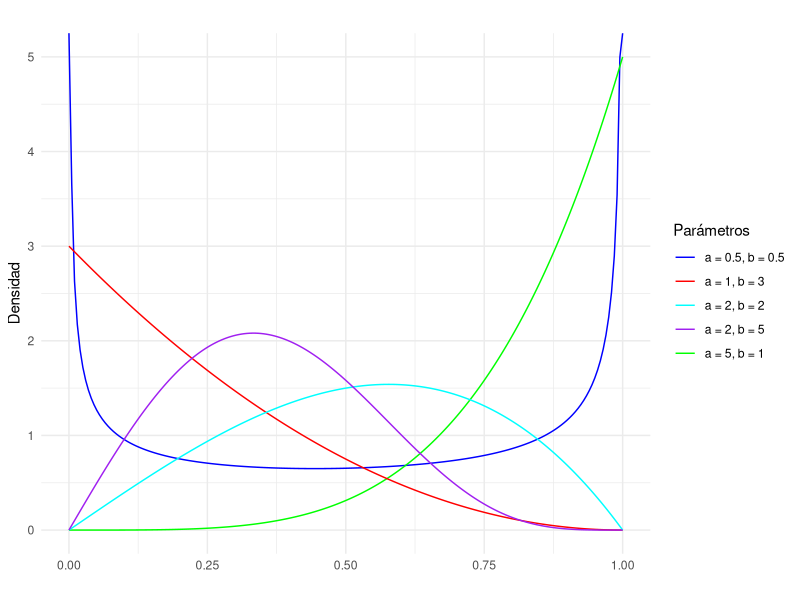
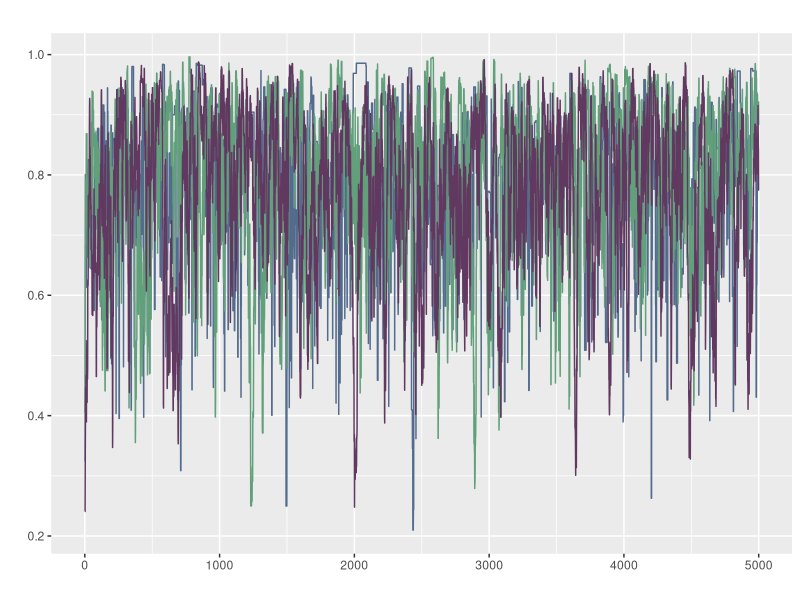
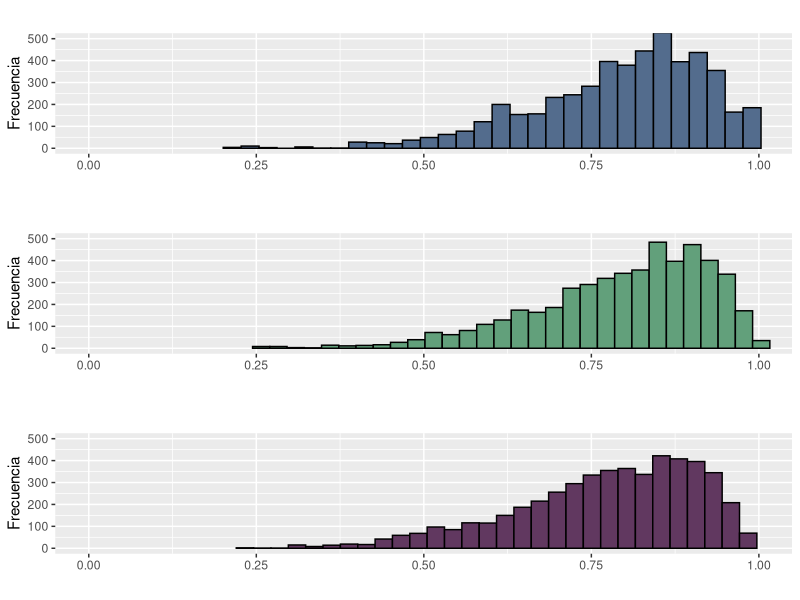
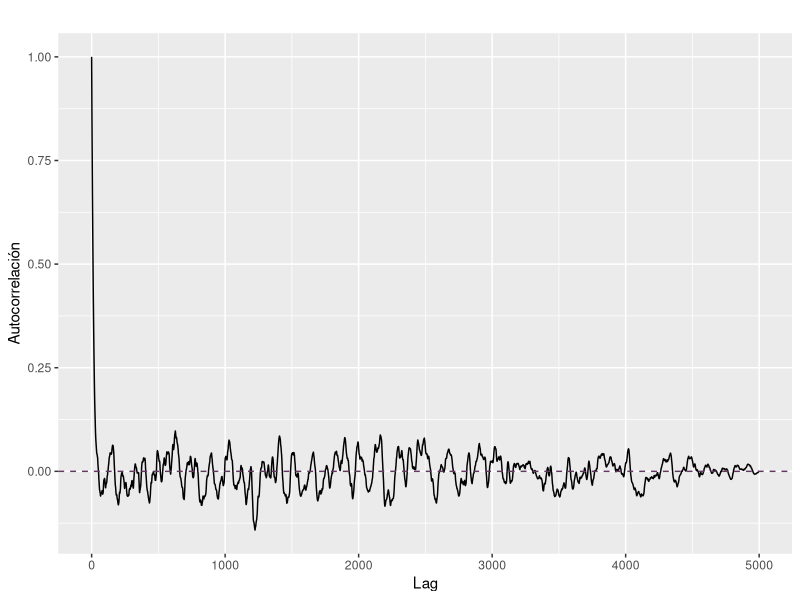
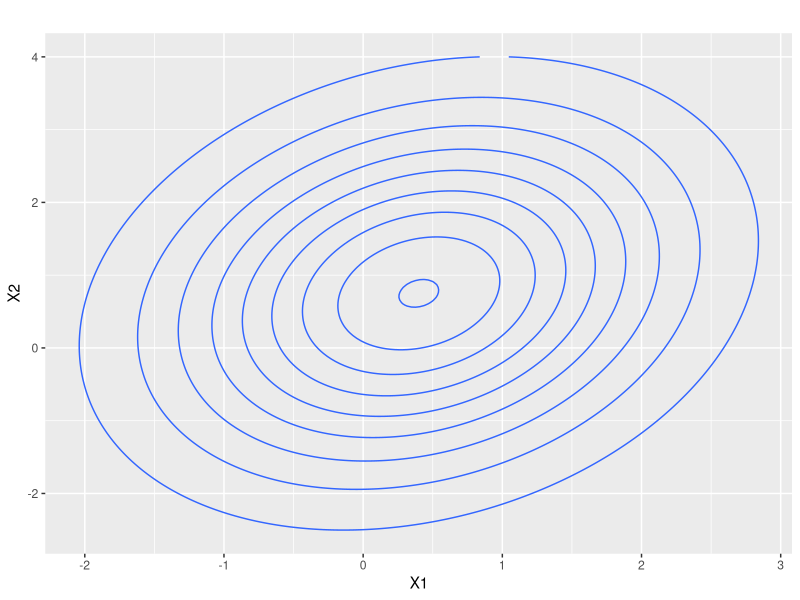
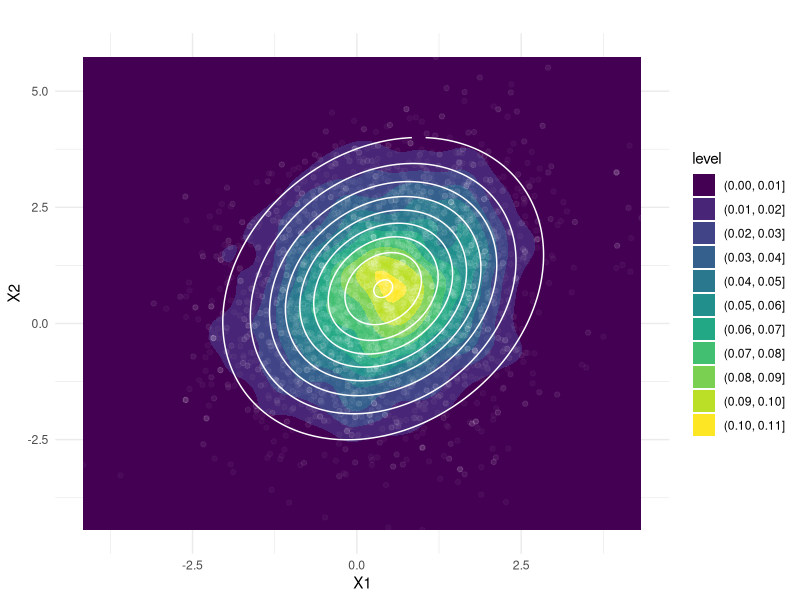
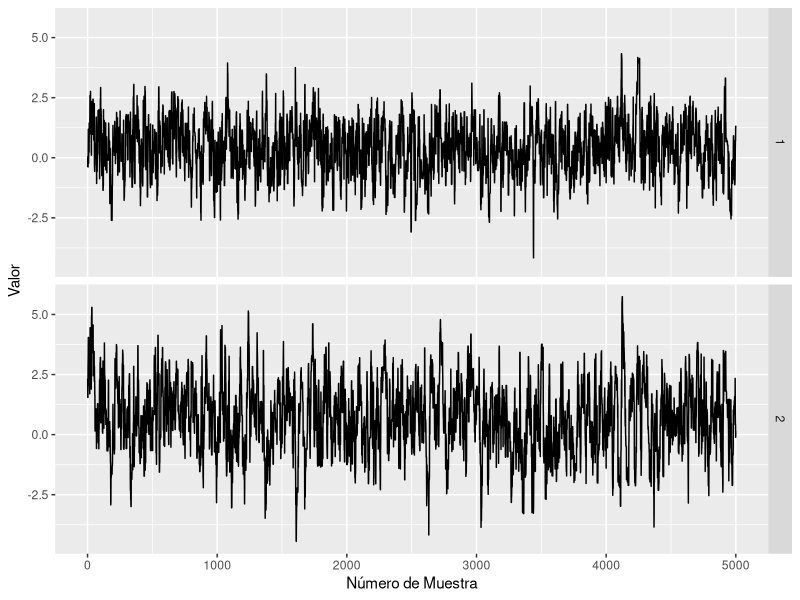
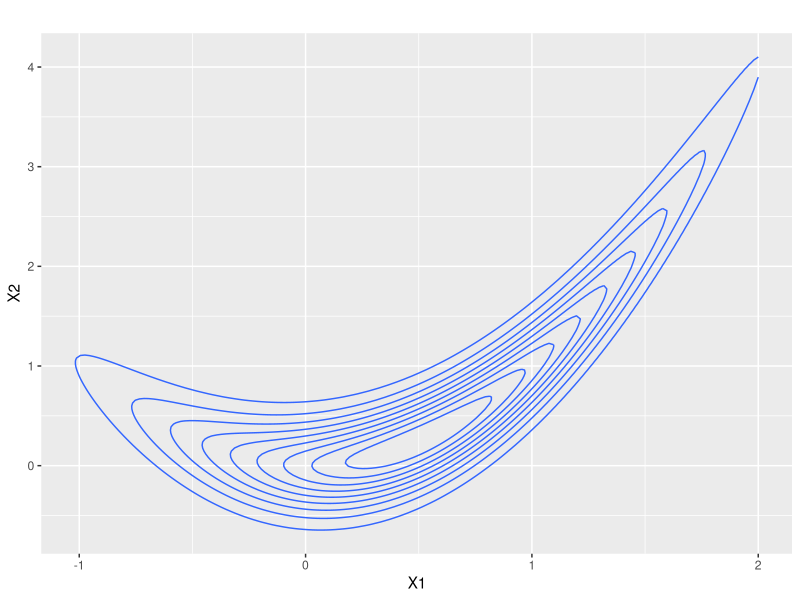

Reproduce these figures in R, in order.
## ---- chunk 1
#| label = parametros
set.seed(412)
knitr::opts_chunk$set(fig.align = "center")
## ---- chunk 2
#| label = librerias
library(ggplot2)
library(dplyr)
library(gridExtra)
library(kableExtra)
library(mvtnorm)
## ---- chunk 3
d_propuesta_def <- function(x, mean){
  dnorm(x, mean, sd= 1)
}
# TODO: agregar tasa de aceptación a la funcion
sample_mh <- function (d_objetivo, r_propuesta, d_propuesta = d_propuesta_def, p_inicial, n){
  stopifnot(n>0)
  salto = 0
  muestras <- numeric(n)
  muestras[1]<-p_inicial
  for (i in 2:n) {
    p_actual <- muestras[i-1]
    p_nuevo <- r_propuesta(p_actual)
    f_actual <- d_objetivo(p_actual)
    f_nuevo <- d_objetivo(p_nuevo)
    
    q_actual <- d_propuesta(p_actual,mean=p_nuevo)
    q_nuevo <- d_propuesta(p_nuevo,mean=p_actual)
    
    alpha <- min(1, (f_nuevo/f_actual)*(q_actual/q_nuevo))
    
    aceptar <- rbinom(1,1, alpha)
    if (aceptar){
      muestras[i] <- p_nuevo
      salto = salto + 1  # TODO: agregar tasa de aceptación a la funcion
    } else {
      muestras[i] <- p_actual
    }
    
  }
  tasa_acepta = (salto/n)*100# TODO: agregar tasa de aceptación a la funcion
  print( tasa_acepta)
  return ( muestras ) 
}
## ---- chunk 4
d_kumaraswamy <- function(x, a ,b){
  if(x<0 || x>1){
    f=0
  }else{
    f <- a*b*(x^(a-1))*(1-x^a)^(b-1)
  }
  return(f)
}
## ---- chunk 5
x<-seq(0,1, length.out= 200)
d_kumaraswamy.5.5 <- numeric(length(x))
d_kumaraswamy51<- numeric(length(x))
d_kumaraswamy13 <-numeric(length(x))
d_kumaraswamy22 <- numeric(length(x))
d_kumaraswamy25 <- numeric(length(x))
for (i in 1:length(x)) {
  d_kumaraswamy.5.5[i] <- d_kumaraswamy(x[i], 0.5, 0.5)
  d_kumaraswamy51[i] <- d_kumaraswamy(x[i], 5, 1)
  d_kumaraswamy13[i] <- d_kumaraswamy(x[i], 1, 3)
  d_kumaraswamy22[i] <- d_kumaraswamy(x[i], 2, 2)
  d_kumaraswamy25[i] <- d_kumaraswamy(x[i], 2, 5)
}


df <- data.frame(x,
                 d_kumaraswamy.5.5,
                 d_kumaraswamy51,
                 d_kumaraswamy13,
                 d_kumaraswamy22,
                 d_kumaraswamy25)
ggplot(df, aes(x = x)) +
  # Agregar las líneas para cada distribución
  geom_line(aes(y = d_kumaraswamy.5.5, color = "d_kumaraswamy.5.5")) +
  geom_line(aes(y = d_kumaraswamy51, color = "d_kumaraswamy51")) +
  geom_line(aes(y = d_kumaraswamy13, color = "d_kumaraswamy13")) +
  geom_line(aes(y = d_kumaraswamy22, color = "d_kumaraswamy22")) +
  geom_line(aes(y = d_kumaraswamy25, color = "d_kumaraswamy25")) +
  # Personalizar aspectos del gráfico
  labs(title = "",
       x = "",
       y = "Densidad") +
  scale_color_manual(values = c("d_kumaraswamy.5.5" = "blue",
                                 "d_kumaraswamy51" = "green",
                                 "d_kumaraswamy13" = "red",
                                 "d_kumaraswamy22" = "cyan",
                                 "d_kumaraswamy25" = "purple"),
                     labels = c("d_kumaraswamy.5.5" = "a = 0.5, b = 0.5",
                                "d_kumaraswamy51" = "a = 5, b = 1",
                                "d_kumaraswamy13" = "a = 1, b = 3",
                                "d_kumaraswamy22" = "a = 2, b = 2",
                                "d_kumaraswamy25" = "a = 2, b = 5")) +
  guides(color=guide_legend(title = "Parámetros"))+
  theme_minimal()
## ---- chunk 6
get_beta_pars <- function(mu, kappa){
  alpha <- mu *kappa
  beta <- (1-mu)*kappa
  return(list(alpha = alpha, beta = beta))
}
#graficar kumaraswamy 6 2, y una beta 8,2 para mostrar que son parecidas
d_objetivo <- function(x, a=6 ,b=2){
  if(x<0 || x>1){
    f=0
  }else{
    f <- a*b*(x^(a-1))*(1-x^a)^(b-1)
  }
  return(f)
}
## ---- chunk 7
kappas <- c(1,25,50)
n=5000
muestras <- matrix(nrow = n,ncol = length(kappas))
for (i in 1:3) {
  #p_inicial = runif(1) se agrega?
  r_propuesta <- function(x) {
    kappa <- kappas[i]
    pars <- get_beta_pars(x, kappa)
    rbeta(1, pars$alpha, pars$beta)
  }
  d_propuesta <- function(x, mean) {
    kappa <- kappas[i]
    pars <- get_beta_pars(mean, kappa)
    dbeta(x, pars$alpha, pars$beta)
  }
  p_inicial <- runif(1)
  
  muestras[,i] <- sample_mh(d_objetivo, r_propuesta, d_propuesta, p_inicial= p_inicial, n=n)
}


df <- as.data.frame(cbind(muestras, x=1:n))
ggplot(df, aes(x = x)) +
  geom_line(aes(y = V1), color = "#536C8D") +
  geom_line(aes(y = V2), color = "#62A07B") +
  geom_line(aes(y = V3), color = "#613860") +
  labs(x = "", y = "", title = "")

## ---- chunk 8
g1 <- ggplot(df, aes(x = V1)) +
  geom_histogram(color = "black", fill = "#536C8D", bins = 30) +
  labs(x = "", y = "Frecuencia", title = "")+
  coord_cartesian(xlim = c(0, 1), ylim = c(0, 500))

# Graficar histograma para V2
g2 <- ggplot(df, aes(x = V2)) +
  geom_histogram(color = "black", fill = "#62A07B", bins = 30) +
  labs(x = "", y = "Frecuencia", title = "")+
  coord_cartesian(xlim = c(0, 1), ylim = c(0, 500))

# Graficar histograma para V3
g3 <- ggplot(df, aes(x = V3)) +
  geom_histogram(color = "black", fill = "#613860", bins = 30) +
  labs(x = "", y = "Frecuencia", title = "")+
  coord_cartesian(xlim = c(0, 1), ylim = c(0, 500))

# Mostrar los histogramas en una sola columna
grid.arrange(g1, g2, g3, ncol = 1)
## ---- chunk 9
calcular_w <- function(x){
  mean(apply(x, 2, var))
}
calcular_b <- function(x){
  media_chain <- apply(x, 2, mean)
  var(media_chain) * nrow(x)
}
R_hat <- function(x){
  S <- nrow(x)
  M <- ncol(x)
  W <- calcular_w(x)
  B <- calcular_b(x)
  numerador <- (S-1)/S * W + (1 / S) * B
  sqrt(numerador / W)
}
R_hat(muestras) #indica convergencia entre cadenas
## ---- chunk 10
corr <- acf(muestras[,3], plot = FALSE, lag = Inf)
N_eff <- function(x){
  n_eff <- numeric(ncol(x))
  for (i in 1:ncol(x)) {
    S <- nrow(x)
    autocorr <- acf(x[,i], plot = FALSE, lag = Inf)$acf
    limite <- which(autocorr<0.05)[1]
    
    denominador <- 1 + 2 * sum(autocorr[2:limite])
    n_eff[i] <- S / denominador  
  }
  return(n_eff)
}
N_eff(muestras)
## ---- chunk 11
data_corr = data.frame(x=corr$lag, y=corr$acf)
ggplot(data_corr)+
  aes(x=x,y=y)+
  geom_line()+
  geom_hline(yintercept = 0, linetype = "dashed", color = "#613860")+
  labs(x = "Lag", y = "Autocorrelación", title = "")
# no parecen muy bajos para 5k muestras
## ---- chunk 12
medias <- c(mean(muestras[,1]),mean(muestras[,2]),mean(muestras[,3]))
percentiles<- rbind(quantile(muestras[,1], c(0.05, 0.95)),
                    quantile(muestras[,2], c(0.05, 0.95)),
                    quantile(muestras[,3], c(0.05, 0.95)))

tabla <-cbind(medias, percentiles)
colnames(tabla) <- c("Medias","Percentil 5", "Percentil 95")
rownames(tabla) <- c("Kappa = 1","Kappa = 25", "Kappa = 50")
kable(round(tabla,3))%>% 
  kable_styling(position = "center",full_width = FALSE) %>% 
  row_spec(0, bold = T, background = "#613860", color = "black") 
## ---- chunk 13
muestras_logit <- log(muestras/(1-muestras))
medias_logit <- c(mean(muestras_logit[,1]),mean(muestras_logit[,2]),mean(muestras_logit[,3]))
percentiles_logit <- rbind(quantile(muestras_logit[,1], c(0.05, 0.95)),
                    quantile(muestras_logit[,2], c(0.05, 0.95)),
                    quantile(muestras_logit[,3], c(0.05, 0.95)))

tabla_logit <-cbind(medias_logit, percentiles_logit)
colnames(tabla_logit) <- c("Medias","Percentil 5", "Percentil 95")
rownames(tabla_logit) <- c("Kappa = 1","Kappa = 25", "Kappa = 50")
kable(round(tabla_logit,3))%>% 
  kable_styling(position = "center",full_width = FALSE) %>% 
  row_spec(0, bold = T, background = "#613860", color = "black") 
## ---- chunk 14
sample_mh_2d <- function (d_objetivo, r_propuesta, d_propuesta, p_inicial, n, sigma_prop){
  stopifnot(n>0)
  salto = 0
  muestras <- matrix(nrow = n, ncol = length(p_inicial))
  muestras[1,]<-p_inicial
  for (i in 2:n) {
    p_actual <- muestras[i-1,]
    p_nuevo <- r_propuesta(p_actual)
    f_actual <- d_objetivo(p_actual)
    f_nuevo <- d_objetivo(p_nuevo)
    
    q_actual <- d_propuesta(p_actual,mean=p_nuevo)
    q_nuevo <- d_propuesta(p_nuevo,mean=p_actual)
    
    alpha <- min(1, (f_nuevo/f_actual)*(q_actual/q_nuevo))
    
    aceptar <- rbinom(1,1, alpha)
    if (aceptar){
      muestras[i,] <- p_nuevo
      salto = salto + 1
    } else {
      muestras[i,] <- p_actual
    }
    
  }
  tasa_acepta <- (salto/n)*100
  print(tasa_acepta)
  return ( muestras ) 
}
## ---- chunk 15
mu_obj <- c(0.4, 0.75)
sigma_obj <- matrix(c(1.35, 0.4, 0.4, 2.4), ncol = 2)

sigma_prop <- diag(2) #preguntar esto

d_objetivo <- function(x) dmvnorm(x, mean = mu_obj, sigma = sigma_obj)
r_propuesta <- function(x) rmvnorm(1, mean = x, sigma = sigma_prop)
d_propuesta <- function(x, mean) dmvnorm(x, mean = mean, sigma = sigma_prop)

df_grilla <- expand.grid(x = seq(-3, 3, length.out = 200), seq(-3, 4, length.out = 200))
df_grilla$z <- d_objetivo(as.matrix(df_grilla))

ggplot(df_grilla)+
  aes(x = x, y = Var2, z = z)+
  stat_contour()+
  labs(title = "",
       x = "X1",
       y = "X2")

## ---- chunk 16
set.seed(412)
muestras_2d <- sample_mh_2d(d_objetivo, r_propuesta, d_propuesta, p_inicial=c(runif(1,-2,3),runif(1,-2,3)), n=5000)

muestras_2d_df <- as.data.frame(muestras_2d)
ggplot(muestras_2d_df, aes(x = V1, y = V2)) +
  geom_density_2d(fill = "skyblue", alpha = 0.7) +
  geom_density2d_filled()+
  geom_point(data = muestras_2d_df, aes(x = V1, y = V2), color = "white", alpha = 0.03) +
  labs(title = "",
       x = "X1",
       y = "X2") +
  stat_contour(aes(x = x, y = Var2, z = z), data = df_grilla, color = "white")+
  theme_minimal()
## ---- chunk 17
plot_trace <- function(x, y){
  n <-length(x)
  df <- data.frame(x = rep(1:n, 2), y = c(x, y), dimension = rep(1:2, each = n))
  ggplot(df)+
    geom_line(aes(x = x, y = y))+
    facet_grid(rows = vars(dimension))+
    labs(x = "Número de Muestra", y = "Valor")
}  
plot_trace(muestras_2d_df$V1, muestras_2d_df$V2)
#Número efectivo de muestras
N_eff(muestras_2d)
## ---- chunk 18
#| label = probs
probs <- numeric(3)
# x1 > 1 ; x2 < 0
mu_filtradas <- muestras_2d[muestras_2d[,1] > 1 & muestras_2d[,2] < 0,]
probs[1] <- nrow(mu_filtradas) / nrow(muestras_2d)
# x1 > 1 ; x2 > 2 
mu_filtradas <- muestras_2d[muestras_2d[,1] > 1 & muestras_2d[,2] > 2,]
probs[2] <- nrow(mu_filtradas) / nrow(muestras_2d)
# x1 > .4 ; x2 > .75
mu_filtradas <- muestras_2d[muestras_2d[,1] > .4 & muestras_2d[,2] > .75,]
probs[3] <- nrow(mu_filtradas) / nrow(muestras_2d)
## ---- chunk 19
# Monte Carlo generamos aleatorios y hace sumatoria
# Genera un gran número de muestras bivariadas
n <- 5000
muestras_2d_mc <- rmvnorm(n, mean = mu_obj, sigma = sigma_obj)
p_exacta <- numeric(3)
p_mc <- numeric(3)
# x1 > 1 ; x2 < 0
mu_filtradas <- muestras_2d_mc[muestras_2d_mc[,1] > 1 & muestras_2d_mc[,2] < 0,]
p_mc[1] <- nrow(mu_filtradas) / nrow(muestras_2d_mc)
p_exacta[1] <- pmvnorm(lower = c(1, -Inf), upper = c(Inf,0), mean = mu_obj, sigma=sigma_obj)
# x1 > 1 ; x2 > 2 
mu_filtradas <- muestras_2d_mc[muestras_2d_mc[,1] > 1 & muestras_2d_mc[,2] > 2,]
p_mc[2] <- nrow(mu_filtradas) / nrow(muestras_2d_mc)
p_exacta[2] <- pmvnorm(lower = c(1, 2), upper = c(Inf,Inf), mean = mu_obj, sigma=sigma_obj)
# x1 > .4 ; x2 > .75
mu_filtradas <- muestras_2d_mc[muestras_2d_mc[,1] > .4 & muestras_2d_mc[,2] > .75,]
p_mc[3] <- nrow(mu_filtradas) / nrow(muestras_2d_mc)
p_exacta[3] <- pmvnorm(lower = c(.4, .75), upper = c(Inf,Inf), mean = mu_obj, sigma=sigma_obj)
## ---- chunk 20
#Método de la grilla
grilla= numeric(3)
grilla[1]=sum(df_grilla$z[df_grilla$x>1 & df_grilla$Var2<0])/ sum(df_grilla$z)
grilla[2]=sum(df_grilla$z[df_grilla$x>1 & df_grilla$Var2>2])/ sum(df_grilla$z)
grilla[3]=sum(df_grilla$z[df_grilla$x>0.4 & df_grilla$Var2>0.75])/ sum(df_grilla$z)

data_probs= cbind(muestras=probs, mc= p_mc, grilla= grilla, exacto= p_exacta)

colnames(data_probs) <- c("Muestras","Montecarlo", "Grilla","Prob. Exacta")
rownames(data_probs) <- c("P(X1> 1, X2< 0)","P(X1> 1, X2> 2)", "P(X1> 0.4, X2> 0.75)")
kable(round(data_probs,4))%>% 
  kable_styling(position = "center",full_width = FALSE) %>% 
  row_spec(0, bold = T, background = "#613860", color = "black") 

## ---- chunk 21
set.seed(412)
a <- 0.5
b <- 5
sigma_prop1 <- matrix(c(4,1,1,4), ncol = 2)
sigma_prop2 <- diag(2)*1
sigma_prop3 <- matrix(c(2,-2,-2,5), ncol = 2)

d_objetivo <- function(x) exp(-((a-x[1])^2+b*(x[2]-(x[1])^2)^2))
r_propuesta <- function(x) rmvnorm(1, mean = x, sigma = sigma_prop1)
d_propuesta <- function(x, mean) dmvnorm(x, mean = mean, sigma = sigma_prop1)

df_grilla <- expand.grid(x = seq(-2, 2, length.out = 200), seq(-1, 5, length.out = 200))
for(i in 1:40000){ 
df_grilla$z[i] <- d_objetivo(c(df_grilla$x[i], df_grilla$Var2[i]))
}

ggplot(df_grilla)+
 aes(x = x, y = Var2, z = z)+
 stat_contour()+
 labs(title = "",
      x = "X1",
      y = "X2")
## ---- chunk 22
muestras_2d1 <- sample_mh_2d(d_objetivo, r_propuesta, d_propuesta, p_inicial= c(runif(1,0,1), runif(1,-0.5, 1)), n=5000)
muestras_2d1_df <- as.data.frame(muestras_2d1)
b1 <- ggplot(muestras_2d1_df, aes(x = V1, y = V2)) +
  geom_density_2d(fill = "skyblue", alpha = 0.7) +
  geom_density2d_filled()+
  #geom_point(data = muestras_2d_df, aes(x = V1, y = V2), color = "white", alpha = 0.03) +
  labs(title = "",
       x = "X1",
       y = "X2") +
  theme_minimal()
################################################
r_propuesta <- function(x) rmvnorm(1, mean = x, sigma = sigma_prop2)
d_propuesta <- function(x, mean) dmvnorm(x, mean = mean, sigma = sigma_prop2)

muestras_2d2 <- sample_mh_2d(d_objetivo, r_propuesta, d_propuesta, p_inicial= c(runif(1,0,1), runif(1,-0.5, 1)), n=5000)

muestras_2d2_df <- as.data.frame(muestras_2d2)
b2 <- ggplot(muestras_2d2_df, aes(x = V1, y = V2)) +
  geom_density_2d(fill = "skyblue", alpha = 0.7) +
  geom_density2d_filled()+
  #geom_point(data = muestras_2d_df, aes(x = V1, y = V2), color = "white", alpha = 0.03) +
  labs(title = "",
       x = "X1",
       y = "X2") +
  theme_minimal()
#################################################
r_propuesta <- function(x) rmvnorm(1, mean = x, sigma = sigma_prop3)
d_propuesta <- function(x, mean) dmvnorm(x, mean = mean, sigma = sigma_prop3)

muestras_2d3 <- sample_mh_2d(d_objetivo, r_propuesta, d_propuesta, p_inicial= c(runif(1,0,1), runif(1,-0.5, 1)), n=5000)

muestras_2d3_df <- as.data.frame(muestras_2d3)
b3 <- ggplot(muestras_2d3_df, aes(x = V1, y = V2)) +
  geom_density_2d(fill = "skyblue", alpha = 0.7) +
  geom_density2d_filled()+
  #geom_point(data = muestras_2d_df, aes(x = V1, y = V2), color = "white", alpha = 0.03) +
  labs(title = "",
       x = "X1",
       y = "X2") +
  theme_minimal()
## ---- chunk 23
#b1
## ---- chunk 24
#b2
## ---- chunk 25
#b3
## ---- chunk 26
# Añadir una columna para indicar la cadena
muestras_2d1_df$cadena <- "Muestra 1"
muestras_2d2_df$cadena <- "Muestra 2"
muestras_2d3_df$cadena <- "Muestra 3"
# Armar los dataframe
muestras_2d1_df$posicion <- seq(0, 1, length.out= 5000)
muestras_2d2_df$posicion <- seq(0, 1, length.out= 5000)
muestras_2d3_df$posicion <- seq(0, 1, length.out= 5000)

# Graficar las trayectorias
ejes_limites_x <- c(-2.5, 2.5)
ejes_limites_y <- c(-1.5, 6)
m1 <- ggplot(muestras_2d1_df, aes(x = V1, y = V2,alpha = posicion)) +
  geom_point(color = "#536C8D") +
  geom_line(color = "#536C8D") +
  labs(x = "X1", y = "X2", title = "Muestra 1")+
  theme(legend.position = "none")+
  coord_cartesian(xlim = ejes_limites_x, ylim = ejes_limites_y)

m2 <- ggplot(muestras_2d2_df, aes(x = V1, y = V2,alpha = posicion)) +
  geom_point(color = "#62A07B") +
  geom_line(color = "#62A07B") +
  labs(x = "X1", y = "X2", title = "Muestra 2")+
  theme(legend.position = "none")+
  coord_cartesian(xlim = ejes_limites_x, ylim = ejes_limites_y)

m3 <- ggplot(muestras_2d3_df, aes(x = V1, y = V2,alpha = posicion)) +
  geom_point(color = "#613860") +
  geom_line(color = "#613860") +
  labs(x = "X1", y = "X2", title = "Muestra 3")+
  theme(legend.position = "none")+
  coord_cartesian(xlim = ejes_limites_x, ylim = ejes_limites_y)

grid.arrange(m1, m2, m3, ncol = 3)
## ---- chunk 27
#Trace plot y gráfico de autocorrelación
n=5000
df1 <- as.data.frame(cbind(muestras_2d1_df$V1,muestras_2d2_df$V1,muestras_2d3_df$V1, x=1:n))
tp1=ggplot(df1, aes(x=x)) +
  geom_line(aes(y = V1), color = "#536C8D") +
  geom_line(aes(y = V2), color = "#62A07B") +
  geom_line(aes(y = V3), color = "#613860") +
  labs(x = "Numero de muestra X1", y = "Valor", title = "")

df2 <- as.data.frame(cbind(muestras_2d1_df$V2,muestras_2d2_df$V2,muestras_2d3_df$V2, x=1:n))
tp2=ggplot(df2, aes(x=x)) +
  geom_line(aes(y = V1), color = "#536C8D") +
  geom_line(aes(y = V2), color = "#62A07B") +
  geom_line(aes(y = V3), color = "#613860") +
  labs(x = "Numero de muestra X2", y = "Valor", title = "")

grid.arrange(tp1, tp2, ncol=1)

corr11 <- acf(muestras_2d1_df[,1], plot = FALSE, lag = Inf)
corr12 <- acf(muestras_2d1_df[,2], plot = FALSE, lag = Inf)
corr21 <- acf(muestras_2d2_df[,1], plot = FALSE, lag = Inf)
corr22 <- acf(muestras_2d2_df[,2], plot = FALSE, lag = Inf)
corr31 <- acf(muestras_2d3_df[,1], plot = FALSE, lag = Inf)
corr32 <- acf(muestras_2d3_df[,2], plot = FALSE, lag = Inf)

corr_x1=data.frame(lag= c(corr11$lag, corr21$lag, corr31$lag),
           acf= c(corr11$acf, corr21$acf, corr31$acf),
           cadena= rep(c("Muestra 1", "Muestra 2", "Muestra 3"), each=5000))

corr_x2=data.frame(lag= c(corr12$lag, corr22$lag, corr32$lag),
           acf= c(corr12$acf, corr22$acf, corr32$acf),
           cadena= rep(c("Muestra 1", "Muestra 2", "Muestra 3"), each=5000))

grafico_corr_x1= ggplot(corr_x1)+
  aes(x=lag,y=acf, color=cadena)+
  geom_line()+
  labs(x = "Lag", y = "Autocorrelación", title = "")+
  scale_color_manual(values= c("#536C8D","#62A07B","#613860"))+
  guides(color = guide_legend(title = "Cadenas"))

grafico_corr_x2= ggplot(corr_x2)+
  aes(x=lag,y=acf, color=cadena)+
  geom_line()+
  labs(x = "Lag", y = "Autocorrelación", title = "")+
  scale_color_manual(values= c("#536C8D","#62A07B","#613860"))+
  guides(color = guide_legend(title = "Cadenas"))

grid.arrange(grafico_corr_x1,grafico_corr_x2, ncol=1)

#Calculamos el n eff de muestras para ver que muestra resulto mejor
tabla_Neff <- rbind(round(N_eff(muestras_2d1),2), round(N_eff(muestras_2d2),2), round(N_eff(muestras_2d3),2))

colnames(tabla_Neff) <- c("$N_{eff}\\ para\\ X_1$", "$N_{eff}\\ para\\ X_2$")
rownames(tabla_Neff) <- c("Muestra 1","Muestra 2", "Muestra 3")
kable(tabla_Neff, "html", escape = FALSE)%>% 
  kable_styling(position = "center",full_width = FALSE) %>% 
  row_spec(0, bold = T, background = "#613860", color = "black")
## ---- chunk 28
# Ej 10
# Calculamos las probabilidades con la segunda muestra, la cual presenta el mayor número efectivo de muestras
probs <- numeric(3)
# 0 < x1 < 1  ;0 < x2 < 1
mu_filtradas <- muestras_2d2[muestras_2d2[,1] > 0 & muestras_2d2[,1] < 1 & muestras_2d2[,2] > 0 & muestras_2d2[,2] < 1,]
probs[1] <- nrow(mu_filtradas) / nrow(muestras_2d2)
# -1 < x1 < 0  ;0 < x2 < 1 
mu_filtradas <- muestras_2d2[muestras_2d2[,1] > -1 & muestras_2d2[,1] < 0 & muestras_2d2[,2] > 0 & muestras_2d2[,2] < 1,]
probs[2] <- nrow(mu_filtradas) / nrow(muestras_2d2)
# 1 < x1 < 2 ;2 < x2 < 3
mu_filtradas <- muestras_2d2[muestras_2d2[,1] > 1 & muestras_2d2[,1] < 2 & muestras_2d2[,2] > 2 & muestras_2d2[,2] < 3,]
probs[3] <- nrow(mu_filtradas) / nrow(muestras_2d2)
probs
## ---- chunk 29
#Ej 11
#Método de la grilla
grilla= numeric(3)
grilla[1]=sum(df_grilla$z[df_grilla$x>0 & df_grilla$x<1 & df_grilla$Var2>0 & df_grilla$Var2<1])/ sum(df_grilla$z)
grilla[2]=sum(df_grilla$z[df_grilla$x>-1 & df_grilla$x<0 & df_grilla$Var2>0 & df_grilla$Var2<1])/ sum(df_grilla$z)
grilla[3]=sum(df_grilla$z[df_grilla$x>1 & df_grilla$x<2 & df_grilla$Var2>2 & df_grilla$Var2<3])/ sum(df_grilla$z)

data_probs= cbind(muestras=probs,grilla= grilla)

colnames(data_probs) <- c("Muestras","Grilla")
rownames(data_probs) <- c("P(0< X1 < 1,0 < X2< 1)","P(-1 < X1 < 0,0 < X2 < 1)", "P(1 < X1 < 2,2 < X2 < 3)")
kable(round(data_probs,4))%>% 
  kable_styling(position = "center",full_width = FALSE) %>% 
  row_spec(0, bold = T, background = "#613860", color = "black") 
